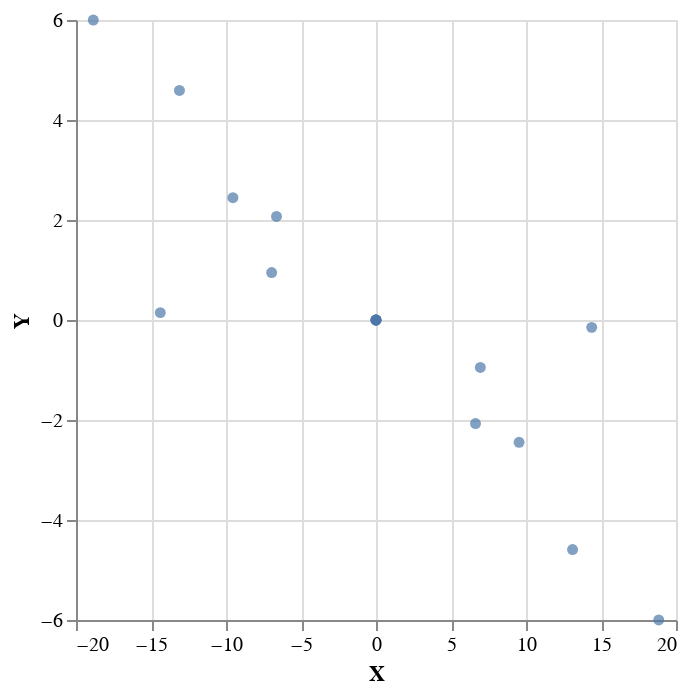

Notebook source saved alongside this figure:
### Code cell
ps_v = alt.Chart(data).mark_circle().encode(
    x=alt.X('ps_v', axis=alt.Axis(title='X')),
    y=alt.Y('ps_vp', axis=alt.Axis(title='Y')),
)
ps_v

### Figure 1 — Vega-Lite specification as saved in the notebook (floating-point values rounded to 4 significant figures)
{"$schema": "https://vega.github.io/schema/vega-lite/v1.2.1.json", "data": {"values": [{"particleID": 0, "ps_delta": 1.534e-16, "ps_l": 0, "ps_u": 0, "ps_up": 3.792e-14, "ps_v": 0, "ps_vp": -1.875e-19, "sourceID": 16777220, "t_event": 302}, {"particleID": 1, "ps_delta": 5.292e-06, "ps_l": -6.529, "ps_u": 5.96, "ps_up": -14.6, "ps_v": 1.448e-06, "ps_vp": 1.038e-05, "sourceID": 16777220, "t_event": 305.9}, {"particleID": 2, "ps_delta": 3.219e-06, "ps_l": -4.585, "ps_u": 4.439, "ps_up": -9.51, "ps_v": 6.956, "ps_vp": -0.9482, "sourceID": 16777220, "t_event": 304.7}, {"particleID": 3, "ps_delta": -2.777e-07, "ps_l": -0.02989, "ps_u": 0.1737, "ps_up": 0.6009, "ps_v": 9.54, "ps_vp": -2.446, "sourceID": 16777220, "t_event": 302.0}, {"particleID": 4, "ps_delta": -1.699e-06, "ps_l": 4.367, "ps_u": -4.589, "ps_up": 9.112, "ps_v": 6.634, "ps_vp": -2.07, "sourceID": 16777220, "t_event": 299.4}, {"particleID": 5, "ps_delta": -2.038e-06, "ps_l": 6.135, "ps_u": -6.539, "ps_up": 12.85, "ps_v": -7.841e-06, "ps_vp": -7.214e-05, "sourceID": 16777220, "t_event": 298.4}, {"particleID": 6, "ps_delta": -1.804e-06, "ps_l": 4.367, "ps_u": -4.589, "ps_up": 9.112, "ps_v": -6.634, "ps_vp": 2.07, "sourceID": 16777220, "t_event": 299.4}, {"particleID": 7, "ps_delta": -3.885e-07, "ps_l": -0.02994, "ps_u": 0.1736, "ps_up": 0.6009, "ps_v": -9.54, "ps_vp": 2.446, "sourceID": 16777220, "t_event": 302.0}, {"particleID": 8, "ps_delta": 3.124e-06, "ps_l": -4.585, "ps_u": 4.439, "ps_up": -9.51, "ps_v": -6.956, "ps_vp": 0.9483, "sourceID": 16777220, "t_event": 304.7}, {"particleID": 9, "ps_delta": -1.033e-05, "ps_l": -13.52, "ps_u": 9.968, "ps_up": -35.78, "ps_v": -1.388e-06, "ps_vp": -2.207e-05, "sourceID": 16777220, "t_event": 310.0}, {"particleID": 10, "ps_delta": 7.644e-06, "ps_l": -9.376, "ps_u": 8.403, "ps_up": -20.36, "ps_v": 14.38, "ps_vp": -0.1475, "sourceID": 16777220, "t_event": 307.5}, {"particleID": 11, "ps_delta": -8.691e-07, "ps_l": -0.1403, "ps_u": 0.8539, "ps_up": 2.981, "ps_v": 18.85, "ps_vp": -5.998, "sourceID": 16777220, "t_event": 302.1}, {"particleID": 12, "ps_delta": -4.324e-06, "ps_l": 8.512, "ps_u": -9.274, "ps_up": 17.94, "ps_v": 13.1, "ps_vp": -4.592, "sourceID": 16777220, "t_event": 297.0}, {"particleID": 13, "ps_delta": -0.0001063, "ps_l": 11.76, "ps_u": -12.35, "ps_up": 29.06, "ps_v": -2.179e-05, "ps_vp": -0.0001968, "sourceID": 16777220, "t_event": 295.1}, {"particleID": 14, "ps_delta": -4.537e-06, "ps_l": 8.512, "ps_u": -9.274, "ps_up": 17.94, "ps_v": -13.1, "ps_vp": 4.592, "sourceID": 16777220, "t_event": 297.0}, {"particleID": 15, "ps_delta": -1.163e-06, "ps_l": -0.1404, "ps_u": 0.8539, "ps_up": 2.98, "ps_v": -18.85, "ps_vp": 5.999, "sourceID": 16777220, "t_event": 302.1}, {"particleID": 16, "ps_delta": 7.47e-06, "ps_l": -9.376, "ps_u": 8.403, "ps_up": -20.36, "ps_v": -14.38, "ps_vp": 0.1477, "sourceID": 16777220, "t_event": 307.5}]}, "encoding": {"x": {"axis": {"title": "X"}, "field": "ps_v", "type": "quantitative"}, "y": {"axis": {"title": "Y"}, "field": "ps_vp", "type": "quantitative"}}, "mark": "circle"}
